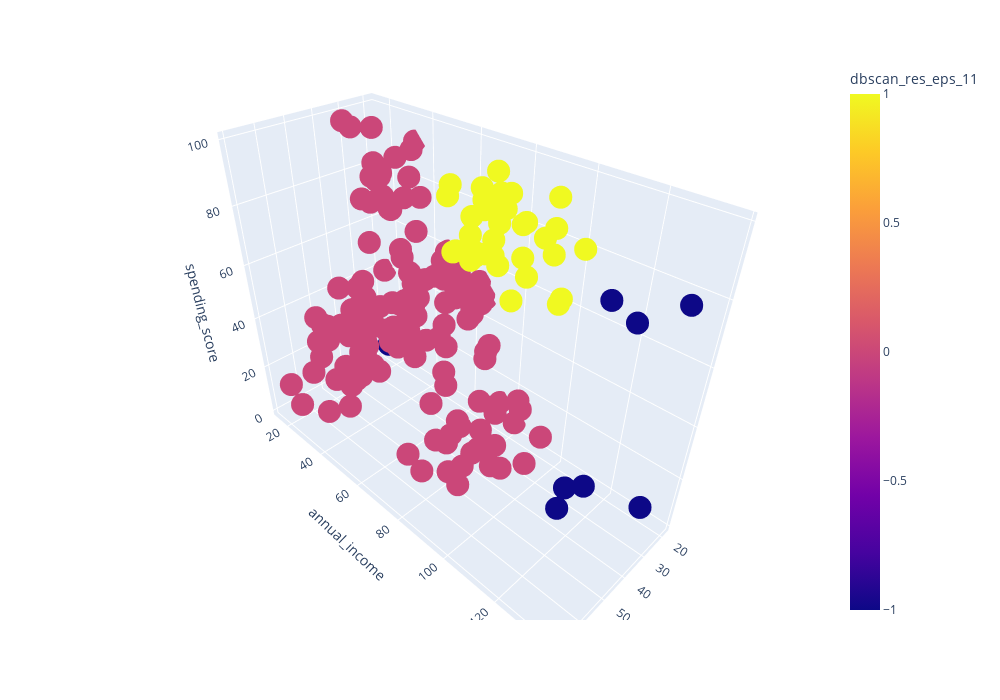

Notebook source saved alongside this figure:
### Markdown cell above
Как видно, алгоритм плохо работает с настройками по умолчанию, поэтому попробуем изменить их.

Большая часть наших данных разрежённые, а чем больше разброс точек в датасете, тем большее значение радиуса вокруг точки (eps) нужно задавать.

### Code cell
#запускаем кластеризацию на наших данных
dbscan = DBSCAN(eps=14, min_samples=3)
clustering_dbscan_res = dbscan.fit_predict(X)
df['dbscan_res_eps_11'] = clustering_dbscan_res

get_3d_visualization(df, 'dbscan_res_eps_11')

### Figure 1 — Plotly figure (JSON) as saved in the notebook; plotly's stock layout.template omitted (floating-point values rounded to 4 significant figures; data arrays with more than 128 entries replaced by an {"elided": "..."} marker saying what was removed)
{"data": [{"hovertemplate": "age=%{x}<br>annual_income=%{y}<br>spending_score=%{z}<br>dbscan_res_eps_11=%{marker.color}<extra></extra>", "legendgroup": "", "marker": {"color": {"elided": "200 int values"}, "coloraxis": "coloraxis", "symbol": "circle"}, "mode": "markers", "name": "", "scene": "scene", "showlegend": false, "type": "scatter3d", "x": {"elided": "200 int values"}, "y": {"elided": "200 int values"}, "z": {"elided": "200 int values"}}], "layout": {"coloraxis": {"colorbar": {"title": {"text": "dbscan_res_eps_11"}}, "colorscale": [[0, "#0d0887"], [0.1111, "#46039f"], [0.2222, "#7201a8"], [0.3333, "#9c179e"], [0.4444, "#bd3786"], [0.5556, "#d8576b"], [0.6667, "#ed7953"], [0.7778, "#fb9f3a"], [0.8889, "#fdca26"], [1, "#f0f921"]]}, "height": 700, "legend": {"tracegroupgap": 0}, "margin": {"t": 60}, "scene": {"domain": {"x": [0, 1], "y": [0, 1]}, "xaxis": {"title": {"text": "age"}}, "yaxis": {"title": {"text": "annual_income"}}, "zaxis": {"title": {"text": "spending_score"}}}, "width": 1000}}
